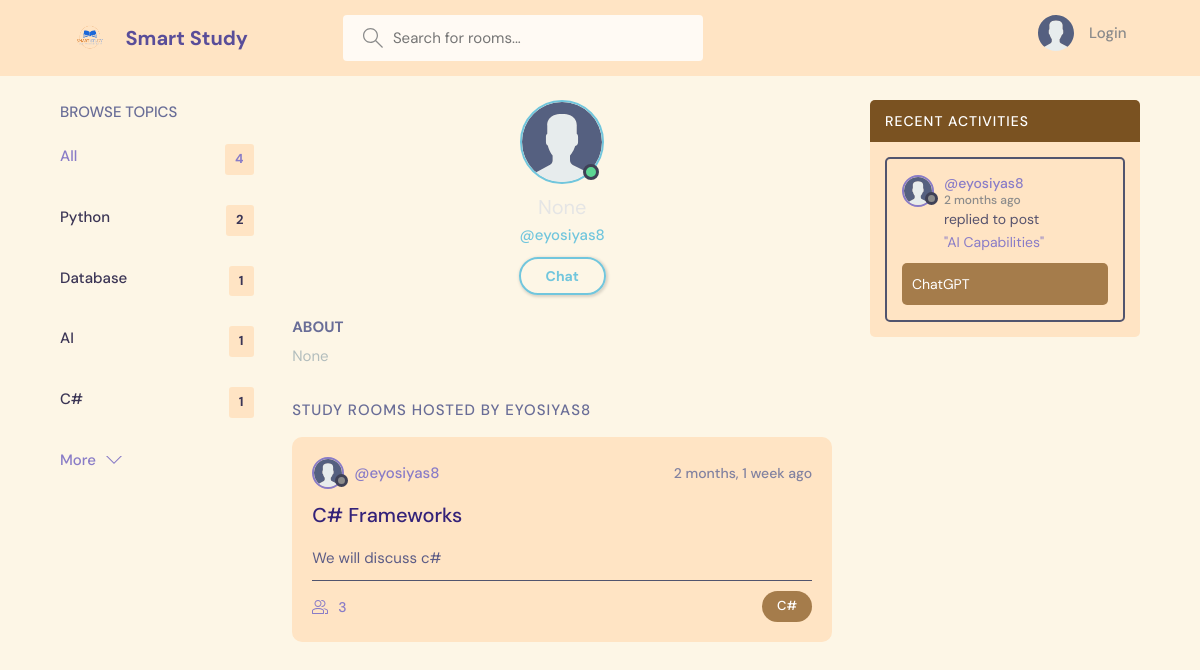
The app's page /profile/7/, older data.
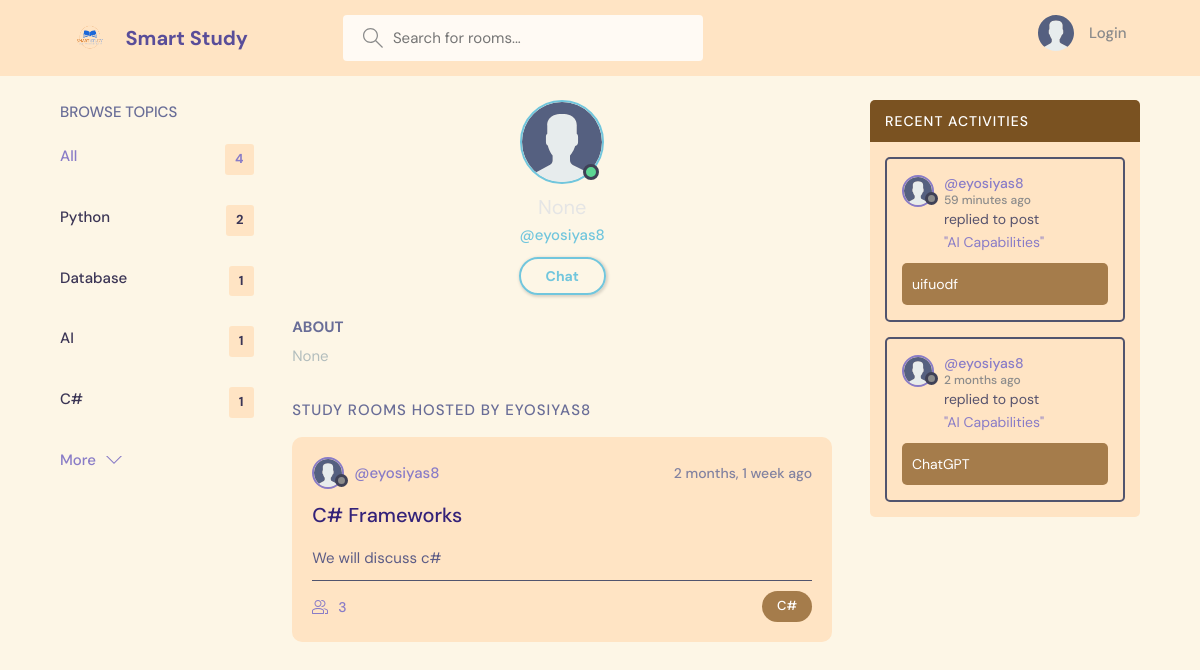
The same page, newer data.
### playground/models.py (models this page shows, shortened)
class Topic(models.Model):
    name = models.CharField(max_length=200)

class User(AbstractUser):
    name = models.CharField(max_length=200, null=True)
    email = models.EmailField(null=True, unique=True)
    bio = models.TextField(null=True)
    avatar = models.ImageField(null=True, default='avatar.svg')
    REQUIRED_FIELDS = []

class Room(models.Model):
    host = models.ForeignKey(User, on_delete=models.SET_NULL, null=True)
    topic = models.ForeignKey(Topic, on_delete=models.SET_NULL, null=True)
    name = models.CharField(max_length=200)
    description = models.TextField(null=True, blank=True)
    participants = models.ManyToManyField(User, related_name="participants", blank=True)
    updated = models.DateTimeField(auto_now=True)
    created = models.DateTimeField(auto_now_add=True)
    class Meta:
        ordering = ['-updated', '-created']

class Message(models.Model):
    user = models.ForeignKey(User, on_delete=models.CASCADE)
    room = models.ForeignKey(Room, on_delete=models.CASCADE)
    body = models.TextField()
    images = models.ImageField(null=True)
    updated = models.DateTimeField(auto_now=True)
    created = models.DateTimeField(auto_now_add=True)
    class Meta:
        ordering = ['-created']

### playground/views.py (the view)
# urls.py: path('profile/<str:pk>/', views.userProfile, name='user-profile'),
def userProfile(request, pk):
    user = User.objects.get(id=pk)
    rooms = user.room_set.all()
    topics = Topic.objects.all()
    room_messages = user.message_set.all()
    context = {'user': user, 'topics': topics, 'rooms': rooms, 'room_messages': room_messages}
    return render(request, 'playground/profile.html', context)

### playground/templates/playground/profile.html
{% extends 'main.html' %}
{% block content %}
  <main class="profile-page layout layout--3">
    <div class="container">
      <div>
        {% include 'playground/topic_component.html' %}
      </div>
      <div class="roomList">
        <div class="profile">
          <div class="profile__avatar">
            <div class="avatar avatar--large active">
              <img src="{{user.avatar.url}}" />
            </div>
          </div>
          <div class="profile__info">
            <h3>{{user.name}}</h3>
            <p>@{{user}}</p>
            {% if request.user == user %}
            <a href="{% url 'update-user' %}" class="btn btn--main btn--pill">Edit Profile</a>
            {% else %}
            <a href="{% url 'chat' user.username %}" class="btn btn--main btn--pill">Chat</a>
            {% endif %}
          </div>
          <div class="profile__about">
            <h3>About</h3>
            <p>
              {{user.bio}}
            </p>
          </div>
        </div>
        <div class="roomList__header">
          <div>
            <h2>Study Rooms Hosted by {{user}}</a>
            </h2>
          </div>
        </div>
      <div>
        {% include 'playground/room_display.html' %}
      </div>
      </div>
      <div>
        {% include 'playground/activity_component.html' %}
      </div>
    </div>
  </main>
{% endblock content %}

### templates/main.html (shortened to what this page needs)
<!DOCTYPE html>
{% load static %}
<html lang="en">
  <head>
    <link rel="stylesheet" href="{% static 'styles/style.css' %}" />
  </head>
  <body style="background-color: #fdf6e6;">
    {% include 'navbar.html' %}
    {% block content %}
    {% endblock %}
  </body>
</html>

### templates/navbar.html (shortened to what this page needs)
{% load static %}
<header class="header header--loggedIn" style="background-color: bisque;">
    <div class="container">
      <a href="{% url 'home' %}" class="header__logo">
        <img src="{% static 'images/logo.png' %}" />
        <h1 style="color: rgb(89, 77, 153);">Smart Study</h1>
      </a>
      <form class="header__search" method="GET" action="{% url 'home' %}">
        <label style="background-color: rgb(255, 250, 244);">
          <input name="q" placeholder="Search for rooms..." />
        </label>
      </form>
      <nav class="header__menu">
        {% if request.user.is_authenticated %}
        <div class="header__user">
          <a href="{% url 'user-profile' user.id %}">
            <div class="avatar avatar--medium active" style="border-color: rgb(137, 124, 199);">
              <img src="{{request.user.avatar.url}}" />
            </div>
            <p>{{request.user.name}} <span style="color:rgb(137, 124, 199);">@{{request.user.username}}</span></p>
          </a>
          <button class="dropdown-button">
            <svg version="1.1" xmlns="http://www.w3.org/2000/svg" width="32" height="32" viewBox="0 0 32 32">
              <title>chevron-down</title>
              <path d="M16 21l-13-13h-3l16 16 16-16h-3l-13 13z"></path>
            </svg>
          </button>
        </div>
        {% else %}
        <a href="{% url 'login' %}">
          <img src="{% static 'images/avatar.svg' %}" />
          <p>Login</p>
        </a>
        {% endif %}
      </nav>
    </div>
  </header>

### playground/templates/playground/topic_component.html
<div class="topics">
    <div class="topics__header">
      <h2>Browse Topics</h2>
    </div>
    <ul class="topics__list">
      <li>
        <a href="{% url 'home' %}?q=" class="active" style="color: rgb(137, 124, 199);">All <span style="background-color:bisque;">{{topics.count}}</span></a>
      </li>
      {% for topic in topics %}
      <li>
        <div>
            <a href="{% url 'home' %}?q={{topic.name}}" style="color: rgb(59, 53, 85);">{{topic.name}} <span style="background-color:bisque;">{{topic.room_set.all.count}}</span></a>
        </div>
      </li>
      {% endfor %}
    </ul>
    <a class="btn btn--link" href="{% url 'topics' %}" style="color: rgb(137, 124, 199);">
      More
      <svg version="1.1" xmlns="http://www.w3.org/2000/svg" width="32" height="32" viewBox="0 0 32 32">
        <title>chevron-down</title>
        <path d="M16 21l-13-13h-3l16 16 16-16h-3l-13 13z"></path>
      </svg>
    </a>
  </div>

### playground/templates/playground/room_display.html (shortened to what this page needs)
<div>
{% for room in rooms %}
    <div class="roomListRoom" style="background-color:bisque;">
        <div class="roomListRoom__header">
        <a href="{% url 'user-profile' room.host.id %}" class="roomListRoom__author">
            <div class="avatar avatar--small" style="border-color: rgb(137, 124, 199);">
            <img src="{{room.host.avatar.url}}" />
            </div>
            <span style="color:rgb(137, 124, 199); font-weight: 500;">@{{room.host.username}}</span>
        </a>
        <div class="roomListRoom__actions">
            <span style="color: rgb(130, 130, 160);">{{room.created|timesince}} ago</span>
        </div>
        </div>
        <div class="roomListRoom__content">
        <a href='{% url "room" room.id %}' style="color: rgb(52, 34, 121);">{{room.name}}</a>
        <p style="color: rgb(92, 92, 134);">
            {{room.description}}
        </p>
        </div>
        <div class="roomListRoom__meta">
        <a href="{% url 'room' room.id %}" class="roomListRoom__joined">
            <p style="color: rgb(137, 124, 199);">{{room.participants.all.count}}</p>
        </a>
        <p class="roomListRoom__topic" style="background-color:rgb(165, 124, 75); color: white;">{{room.topic.name}}</p>
        </div>
    </div>
    {% endfor %}
    </div>

### playground/templates/playground/activity_component.html (shortened to what this page needs)
<div class="activities" style="background-color:bisque;">
    <div class="activities__header">
      <h2 style="background-color:rgb(122, 82, 33); color: white;">Recent Activities</h2>
    </div>
    {% for message in room_messages %}
    <div class="activities__box" style="background-color:bisque;">
      <div class="activities__boxHeader roomListRoom__header">
        <a href="{% url 'user-profile' message.user.id %}" class="roomListRoom__author">
          <div class="avatar avatar--small" style="border-color: rgb(137, 124, 199);">
            <img src="{{message.user.avatar.url}}" />
          </div>
          <p style="color:rgb(137, 124, 199);">
            @{{message.user}}
            <span>{{message.created|timesince}} ago</span>
          </p>
        </a>
      </div>
      <div class="activities__boxContent">
        <p style="color: rgb(86, 82, 109);">replied to post <a href="{% url 'room' message.room.id %}" style="color:rgb(137, 124, 199);"> "{{message.room.name}}" </a></p>
        <div class="activities__boxRoomContent" style="background-color:rgb(165, 124, 75); color: white;">
            {{message.body}}
        </div>
      </div>
    </div>
    {% endfor %}
  </div>

Row changes from the older to the newer data that the page shows:
added Message: user.avatar (placeholder picture), user "eyosiyas8", created "59 minutes", room.name "AI Capabilities", body "uifuodf"
